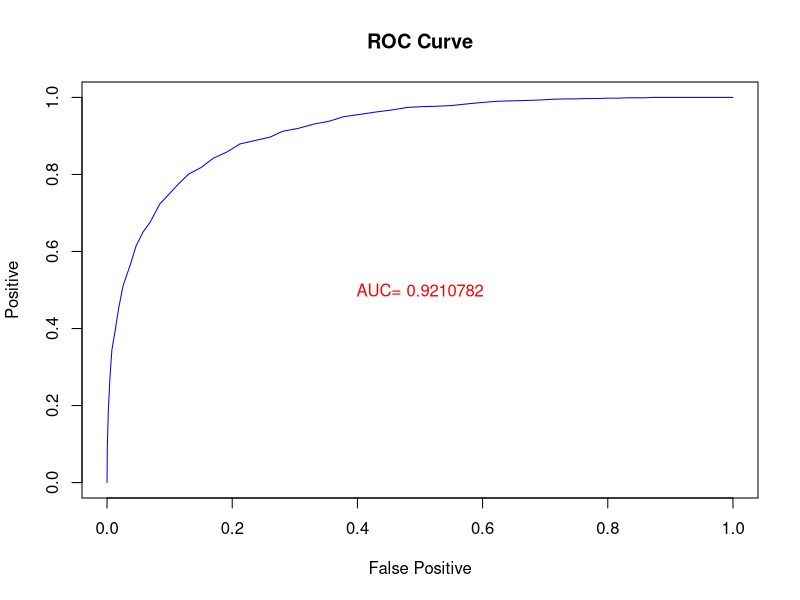

Source code (R):
## ---- chunk 1
knn.1=function(x,y,z,k){
  x=as.matrix(x); n=nrow(x); p=ncol(x); dis=array(dim=n)
  for(i in 1:n)dis[i]=norm(z-x[i,],"2")
  S=order(dis)[1:k]; ## The set of i such that their distances are minimized.
  u=sort(table(y[S]),decreasing=TRUE) ## Most Often y[i] and Frequency
  ## Tie−Breaking START
  while(length(u)>1 && u[1]==u[2]){ k=k-1; S=order(dis)[1:k]; u=sort(table(y[S
  ]),decreasing=TRUE)}
  ## Tie−Breaking END
  return(names(u)[1])
}
## ---- chunk 2
knn=function(x,y,z,k){
n=nrow(z); w=array(dim=n); for(i in 1:n)w[i]=knn.1(x,y,z[i,],k)
return(w)
}
## ---- chunk 3
df=iris;
n=150; train=sample(1:n,n/2,replace=FALSE); test=setdiff(1:n,train)
x=as.matrix(df[train,1:4]); y=as.vector(df[train,5])
z=as.matrix(df[test,1:4]); ans=as.vector(df[test,5])
w=knn(x, y, z, k=3)
table(w,ans)
## ---- chunk 4
N.0=10000;N.1=1000; mu.1=1; mu.0=-1; var.1=1; var.0=1
x=rnorm(N.0,mu.0,var.0); y=rnorm(N.1,mu.1,var.1) # x: healthy: sick
plot(1:1,1:1,xlim=c(0,1),ylim=c(0,1), xlab="False Positive", ylab="True
Positive", main="ROC Curve", type="n")
theta.seq=exp(seq(-10,100,0.1))
U=NULL; V=NULL
for(theta in theta.seq){
u=sum(pnorm(x,mu.1,var.1)/pnorm(x,mu.0,var.0)>theta)/N.0 # treat health as sick
v=sum(pnorm(y,mu.1,var.1)/pnorm(y,mu.0,var.0)>theta)/N.1 # consider sick as healthy
U=c(U,u); V=c(V,v)
}
lines(U,V,col="blue")
M=length(theta.seq)-1; AUC=0; for(i in 1:M)AUC=AUC+abs(U[i+1]-U[i])*V[i]
text(0.5,0.5,paste("AUC=",AUC),col="red")
